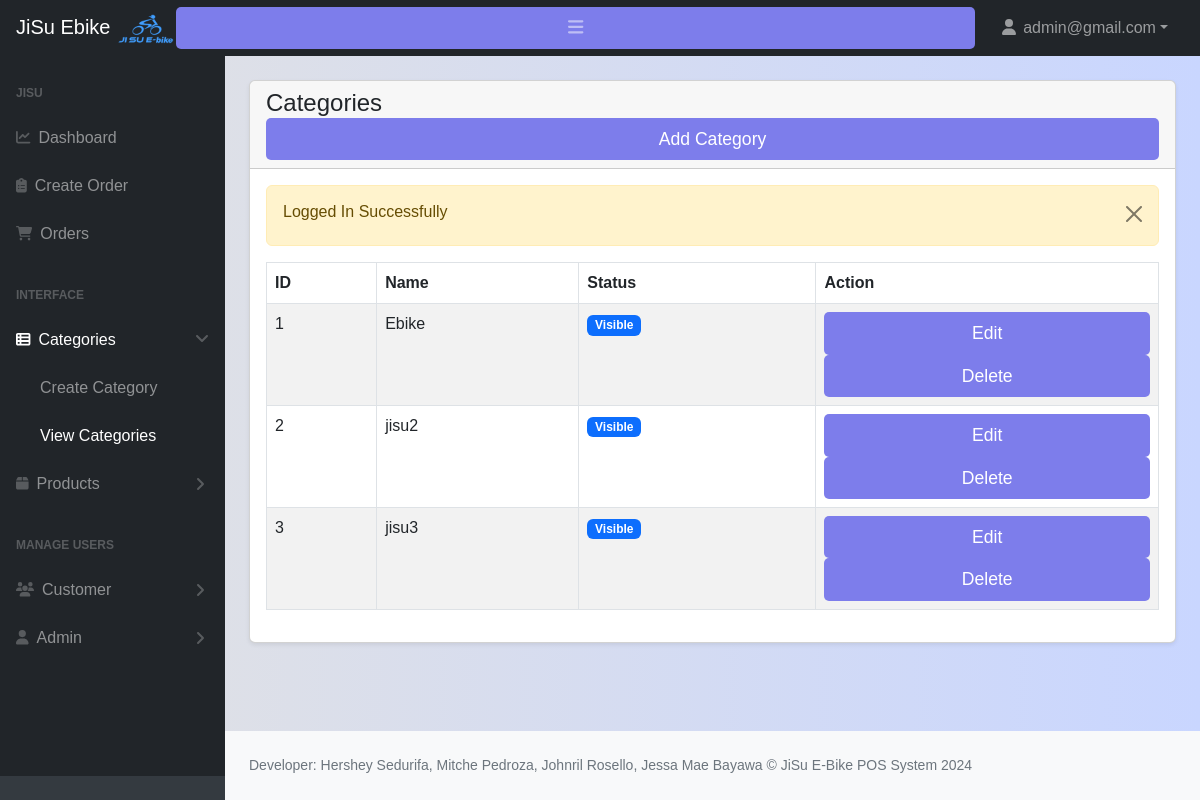
Page /admin/categories.php (signed in) on the committed database.
### tables this page shows
CREATE TABLE `categories` (
  `id` int(11) NOT NULL,
  `name` varchar(255) NOT NULL,
  `description` mediumtext DEFAULT NULL,
  `status` tinyint(1) NOT NULL DEFAULT 0 COMMENT '0=visible,1=hidden'
);

### admin/categories.php (the view, shortened to what this page needs)
<?php include('includes/header.php'); ?>
<div class="container-fluid px-4">
    <div class="card mt-4 shadow-sm">
        <div class="card-header">
            <h4 class="mb-0">Categories
                <a href="categories-create.php" class="btn btn-primary float-end">Add Category</a>
            </h4>
        </div>
        <div class="card-body">
            <?php
            $categories = getAll('categories');
            $sequentialId = 1;
            if (mysqli_num_rows($categories) > 0) {
                ?>
                <div class="table-responsive">
                    <table class="table table-striped table-bordered">
                        <thead>
                            <tr>
                                <th>ID</th>
                                <th>Name</th>
                                <th>Status</th>
                                <th>Action</th>
                            </tr>
                        </thead>
                        <tbody>
                            <?php while ($item = mysqli_fetch_assoc($categories)) : ?>
                            <tr>
                                <td><?= $sequentialId ?></td>
                                <td><?= htmlspecialchars($item['name']) ?></td>
                                <td>
                                    <?php
                                    if ($item['status'] == 1) {
                                        echo '<span class="badge bg-danger">Hidden</span>';
                                    } else {
                                        echo '<span class="badge bg-primary">Visible</span>';
                                    }
                                    ?>
                                </td>
                                <td>
                                    <a href="categories-edit.php?id=<?= htmlspecialchars($item['id']); ?>" class="btn btn-success btn-sm">Edit</a>
                                    <a href="categories-delete.php?id=<?= htmlspecialchars($item['id']); ?>" class="btn btn-danger btn-sm">Delete</a>
                                </td>
                            </tr>
                            <?php
                            $sequentialId++;
                            endwhile; ?>
                        </tbody>
                    </table>
                </div>
                <?php
            } else {
                ?>
                <h4 class="mb-0">No Record Found</h4>
                <?php
            }
            ?>
        </div>
    </div>
</div>
<?php include('includes/footer.php'); ?>

### customer/style.css (style rules this page uses)
* { margin:0; padding:0; box-sizing:border-box; font-family:"poppins",sans-serif; }
body { background-color: #c9d6ff; background:linear-gradient(to right,#e2e2e2,#c9d6ff); }
.btn { font-size:1.1rem; padding:8px 0; border-radius:5px; outline:none; border:none; width:100%; background:rgb(125,125,235); color:white; cursor:pointer; transition:0.9s; }

### rows in the picture
categories: name "Ebike", status "Visible"
categories: name "jisu2", status "Visible"
categories: name "jisu3", status "Visible"

### other values in the picture
$_SESSION['loggedInUser']['email'] "admin@gmail.com"
$_SESSION['status'] "Logged In Successfully"
